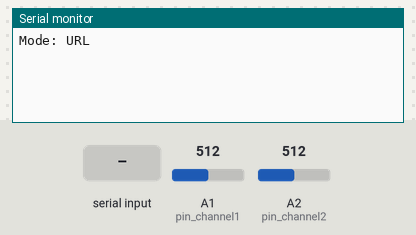
A sketch run on a simulated Arduino Uno, built with avr-gcc and run on an emulated ATmega328P. On the bench: the last lines printed to the serial monitor. Inputs (shaded band) come from the test bench; at power-on: A1 (pin_channel1) = 512, A2 (pin_channel2) = 512.

Above: at 1.2 s.
1.3 s: A1 (pin_channel1) set to 306
At 1.8 s:
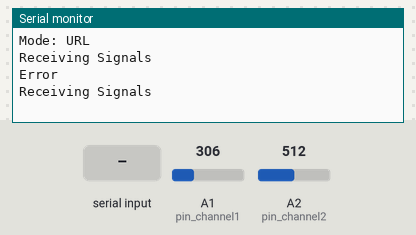
2.8 s: A2 (pin_channel2) set to 306
At 4.0 s:
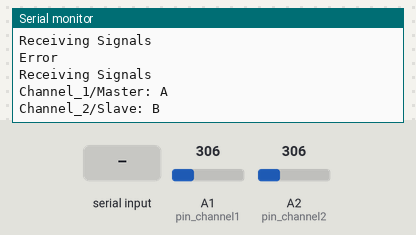
4.8 s: "channel" received over Serial
At 7.0 s:
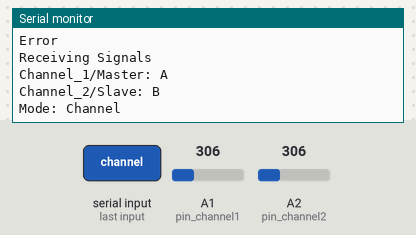
7.3 s: "1" received over Serial
At 8.6 s:
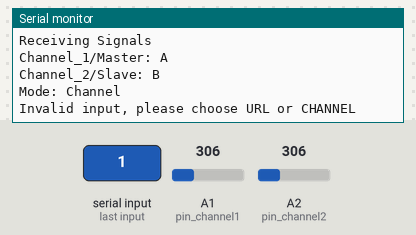

Measured:
- after the input at 1.3 s, the serial monitor: prints a new line at once (image 1)
- after the input at 2.8 s, the serial monitor: prints a new line after 0.50 s (image 2)
- after the input at 4.8 s, the serial monitor: prints a new line after 1.0 s (image 3)
- after the input at 7.3 s, the serial monitor: prints a new line after 1.0 s (image 4)

The sketch:

Receive.ino
```cpp
#include <SoftwareSerial.h>

//pin stuff
int pin_channel1 = 1;
int pin_channel2 = 2;
int pin_null= 10;
int pin_URL = 11;
SoftwareSerial serial_URL (pin_URL, pin_null); //Rx, Tx (TX not used)

//defs
enum MODE {URL, CHANNEL} mode;
unsigned int Ch1LastTrig;
unsigned int Ch2LastTrig;
unsigned int Ch1FinishTime;
unsigned int Ch2FinishTime;
unsigned int now;
bool readflag = false;
bool Ch1FinishedFlag = true;
bool Ch2FinishedFlag = true;

//trigger analog reading
int trigV = 500;

//trigger time length since last trigger reading
int trigTime = 500; //ms

//func declares

void setup() {
    Serial.begin(4800); //local
    serial_URL.begin(9600); //for URL transmission

    Serial.println("Mode: URL");
    mode = CHANNEL; //default
}

void loop() {
    //settings change
    if (Serial.available()){
        String input = Serial.readString();
        input.toLowerCase();

        if (input.equals("url")) {
            Serial.println("");
            Serial.println("Mode: URL");
            mode = URL;
        }

        else if (input.equals("channel")) {
            Serial.println("");
            Serial.println("Mode: Channel");
            mode = CHANNEL;
        }

        else {
            Serial.println("Invalid input, please choose URL or CHANNEL");
        }
    }

    //URL mode
    if (mode == URL) {
        if (serial_URL.available()) {
            Serial.write(serial_URL.read());
        }
    }

    //CHANNEL mode
    if (mode == CHANNEL) {
       unsigned int analog1 = analogRead(pin_channel1);
       unsigned int analog2 = analogRead(pin_channel2);

        if (analog1 < trigV && analog2 > trigV){ //find when signal starts sending
          Serial.println("Receiving Signals");
          readflag = true;
          unsigned int read1 = 0;
          unsigned int read2 = 0;
          Ch1LastTrig = millis();
          Ch2LastTrig = millis();
          while (readflag) {
            read1 = analogRead(1);
            read2 = analogRead(2);

           // Serial.print(analog1);
           // Serial.print("\t");
           // Serial.print(analog2);
           // Serial.println();

            if (read1 < trigV){
              Ch1LastTrig = millis();
              //Serial.println("ch1 trig");
            }

            if (read2 > trigV){
              Ch2LastTrig = millis();
              //Serial.println("ch1 trig");
            }
             // Serial.println("millis() - Ch1LastTrig");
             //Serial.println(millis() - Ch1LastTrig);
            now = millis();
            if (now - Ch1LastTrig > trigTime) {
              //channel 1 finished
              Ch1FinishedFlag = true;
              Ch1FinishTime = millis();
              //Serial.println("Ch1 done");
            }
              //Serial.println("millis() - Ch2LastTrig");
             //Serial.println(millis() - Ch2LastTrig);
            now = millis();
            if (now - Ch2LastTrig > trigTime) {
              //channel 2 finished
              Ch2FinishedFlag = true;
              Ch2FinishTime = millis();
              //Serial.println("Ch2 done");
            }

            //exit loop
            if (Ch1FinishedFlag || Ch2FinishedFlag){
              readflag = false;
              Ch1FinishedFlag = false;
              Ch2FinishedFlag = false;
            }
          }

          //process shit
          if (Ch2FinishTime < Ch1FinishTime) {

            Serial.println("Channel_1/Master: B");
            Serial.println("Channel_2/Slave: A");
            Serial.println();
          }
          else if (Ch2FinishTime > Ch1FinishTime) {

            Serial.println("Channel_1/Master: A");
            Serial.println("Channel_2/Slave: B");
            Serial.println();
          }
          else
          {
            Serial.println("Error");
            Serial.println();
          }

        //delay(3000);
        }

    }
}
```
